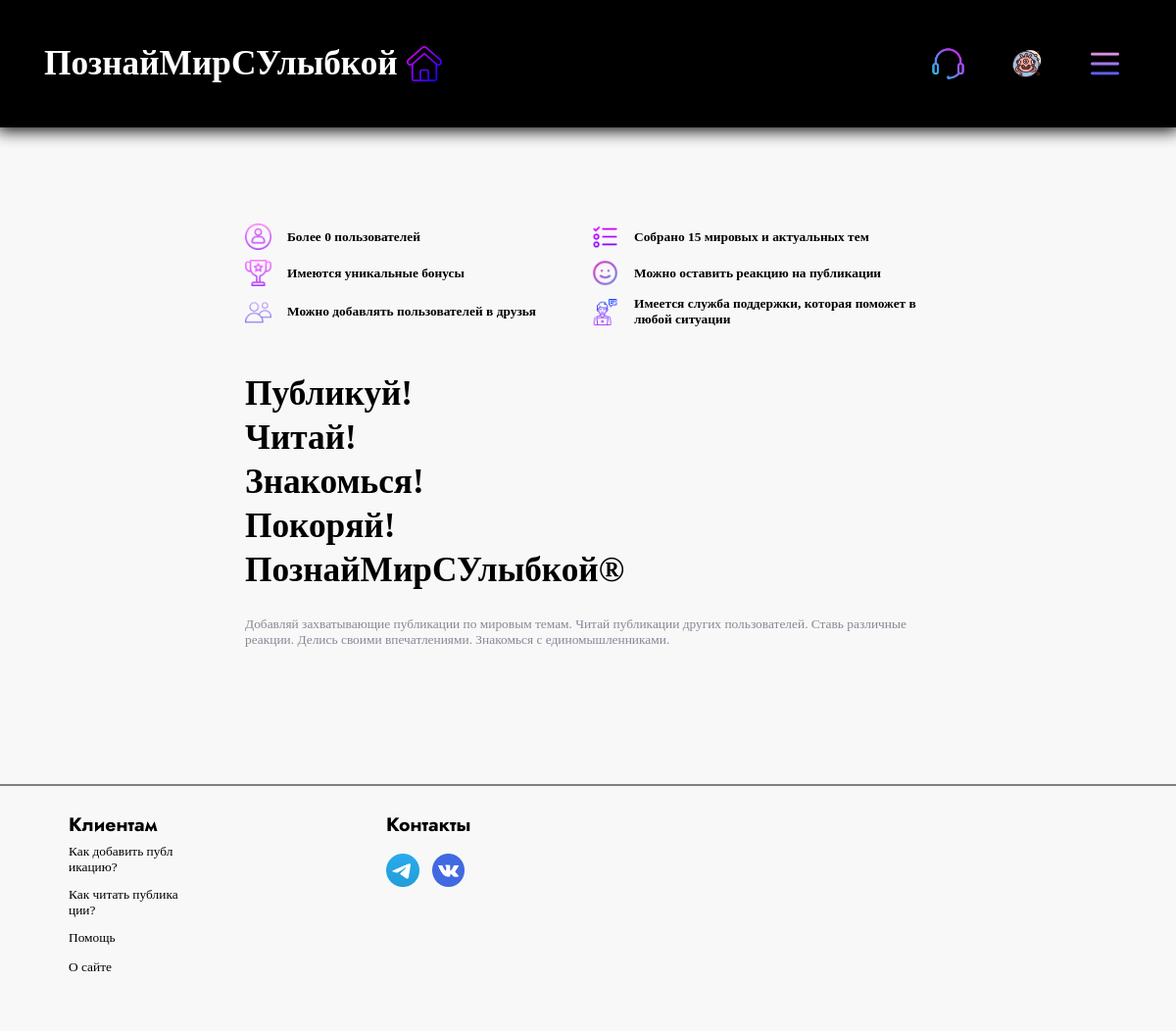
/profile/alex (signed in), run on an earlier commit of the app's database.
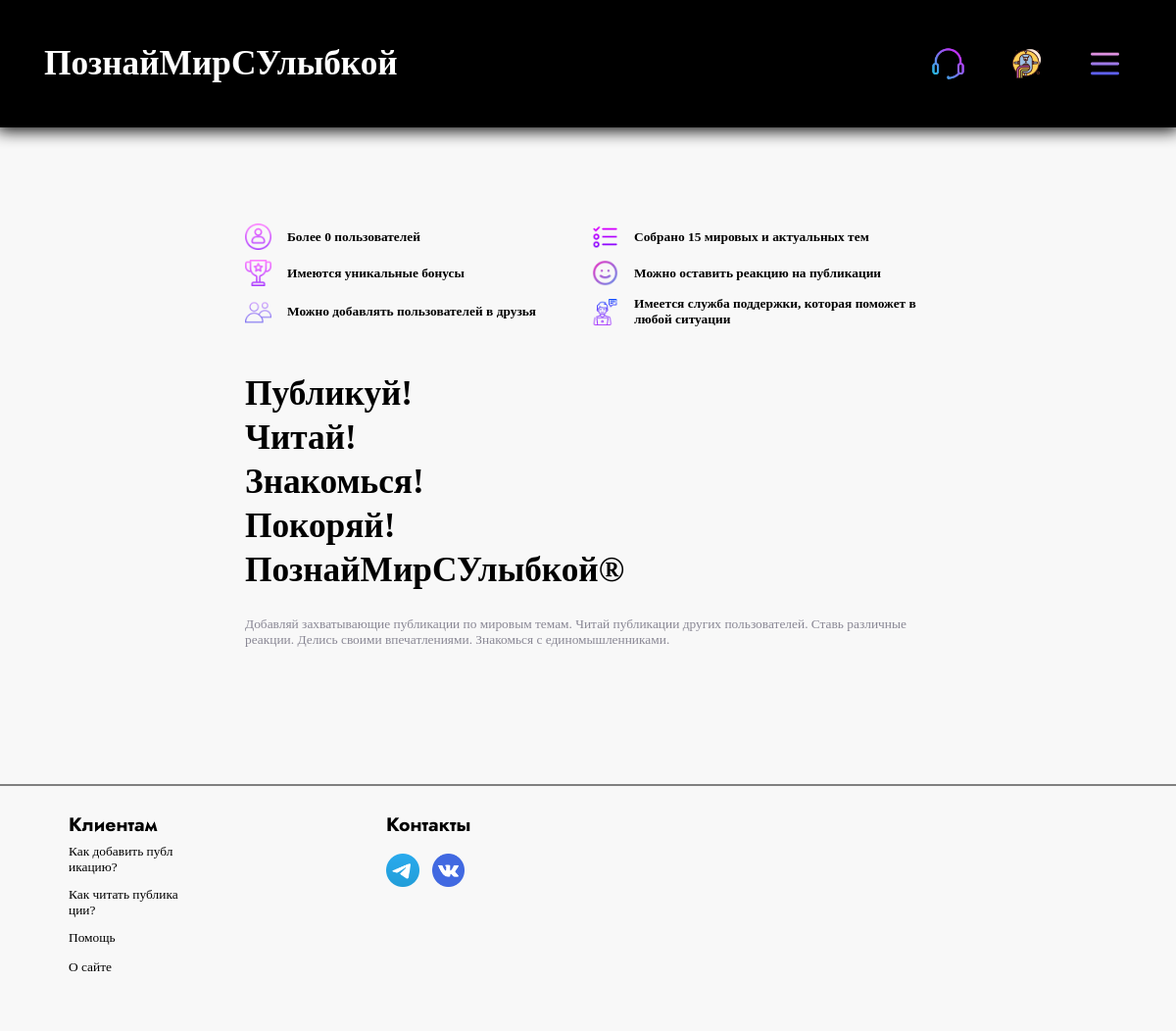
And on a later commit of the database.
### tables this page shows
CREATE TABLE menu_logged (
            text VARCHAR(80) NOT NULL,
            url VARCHAR(80) NOT NULL,
            img_url VARCHAR(80) NOT NULL,
            class VARCHAR(80) NOT NULL
            );

### app.py (the view)
@app.route('/profile/<name>', methods=['GET', 'POST'])
@login_required
def profile(name):
    title = 'Страница - ' + name
    return render_template('index.html',
                           links_header=db.get_info_menu_right(current_user),
                           title=title,
                           links_header_text=db.get_info_menu_left(),
                           cnt_users=db.cnt_users()['cnt'] - (db.cnt_users()['cnt'] % 10),
                           cnt_subjs=db.cnt_subjs()['cnt'])

### app.py (called while the page is built)
@login_manager.user_loader
def load_user(user_id):
    return UserLogin().add_info_user(user_id, db)

### database.py (called while the page is built)
    def get_info_menu_right(self, current_user):
        if current_user.is_authenticated:
            self.cursor.execute('SELECT * FROM menu_logged')
            res = self.cursor.fetchall()
            return res
        self.cursor.execute('SELECT * FROM menu')
        res = self.cursor.fetchall()
        return res

    def get_info_menu_left(self):
        self.cursor.execute('SELECT * FROM menu_text')
        res = self.cursor.fetchall()
        return res

    def get_info_user(self, user_id):
        self.cursor.execute(f"""SELECT *
                                FROM users
                                WHERE id = {user_id}""")
        return self.cursor.fetchone()

    def cnt_users(self):
        self.cursor.execute('SELECT COUNT(name) as cnt FROM users')
        return self.cursor.fetchone()

    def cnt_subjs(self):
        self.cursor.execute('SELECT COUNT(*) as cnt FROM subjects_of_posts')
        return self.cursor.fetchone()

### user_login.py (called while the page is built)
    def add_info_user(self, user_id, db):
        self.__user = db.get_info_user(user_id)
        return self

### templates/index.html (shortened to what the changed rows need)
<!DOCTYPE html>
<html lang="en">
<head>
    <link rel = 'stylesheet' href = '{{url_for("static", filename="css/style.css")}}'>
</head>
{% block body %}
<body style = 'background: #f8f8f8'>
  <div class = 'dark_screen'>
{% endblock %}
    <div class = 'header'>
        {% if current_user.is_authenticated %}
        <a href = '/profile/{{current_user.get_name()}}'>
        {% else %}
        <a href = '/'>
        {% endif %}
          <h1> ПознайМирСУлыбкой </h1>
        </a>
        {% block links_header %}
            {% for link in links_header %}
            <a class = 'block_link_header {{link["class"]}}' href = '{{link["url"]}}'>
                <img src = '{{link["img_url"]}}' class = 'img_link_header'>
            </a>
            {% endfor %}
        {% endblock %}
    </div>
    {% block content %}
      <div class = 'block_main'>
        <section class = 'first'>
          <div class = 'desc_index_div'>
            <div class = 'desc_text_index_div'>
              <h1> Публикуй! </h1>
              <h1 style = 'margin-top: 5px'> Читай! </h1>
              <h1 style = 'margin-top: 5px'> Знакомься! </h1>
              <h1 style = 'margin-top: 5px'> Покоряй! </h1>
              <h1 style = 'margin-top: 5px'> ПознайМирСУлыбкой® </h1>
            </div>
          </div>
        </section>
      </div>
    {% endblock %}
  </div>
</body>
</html>

What changed in the data, as far as the page shows it:
removed menu_logged: img_url (picture)
changed menu_logged (number 2 of 2 on the later page): img_url: a different picture
